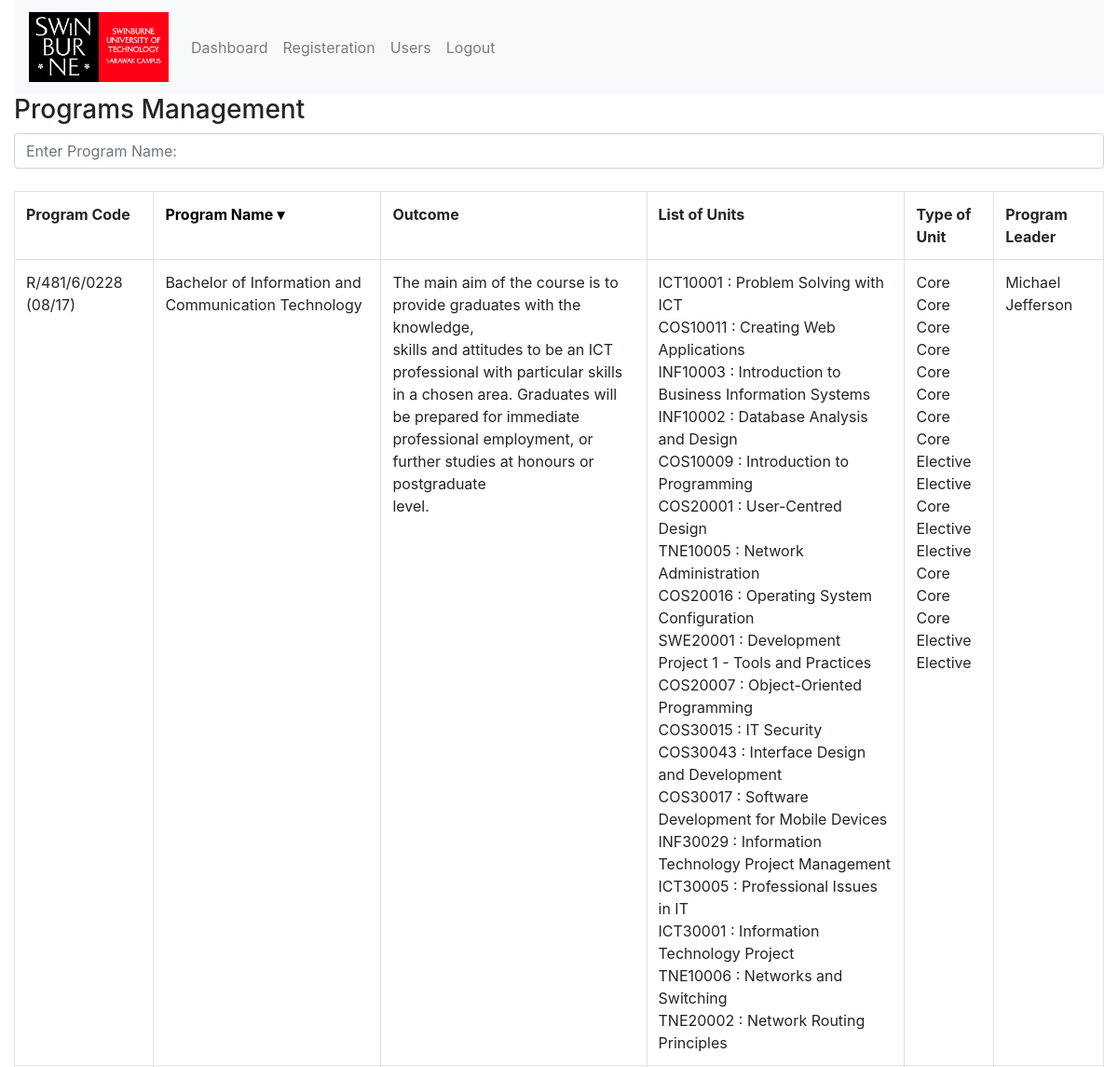
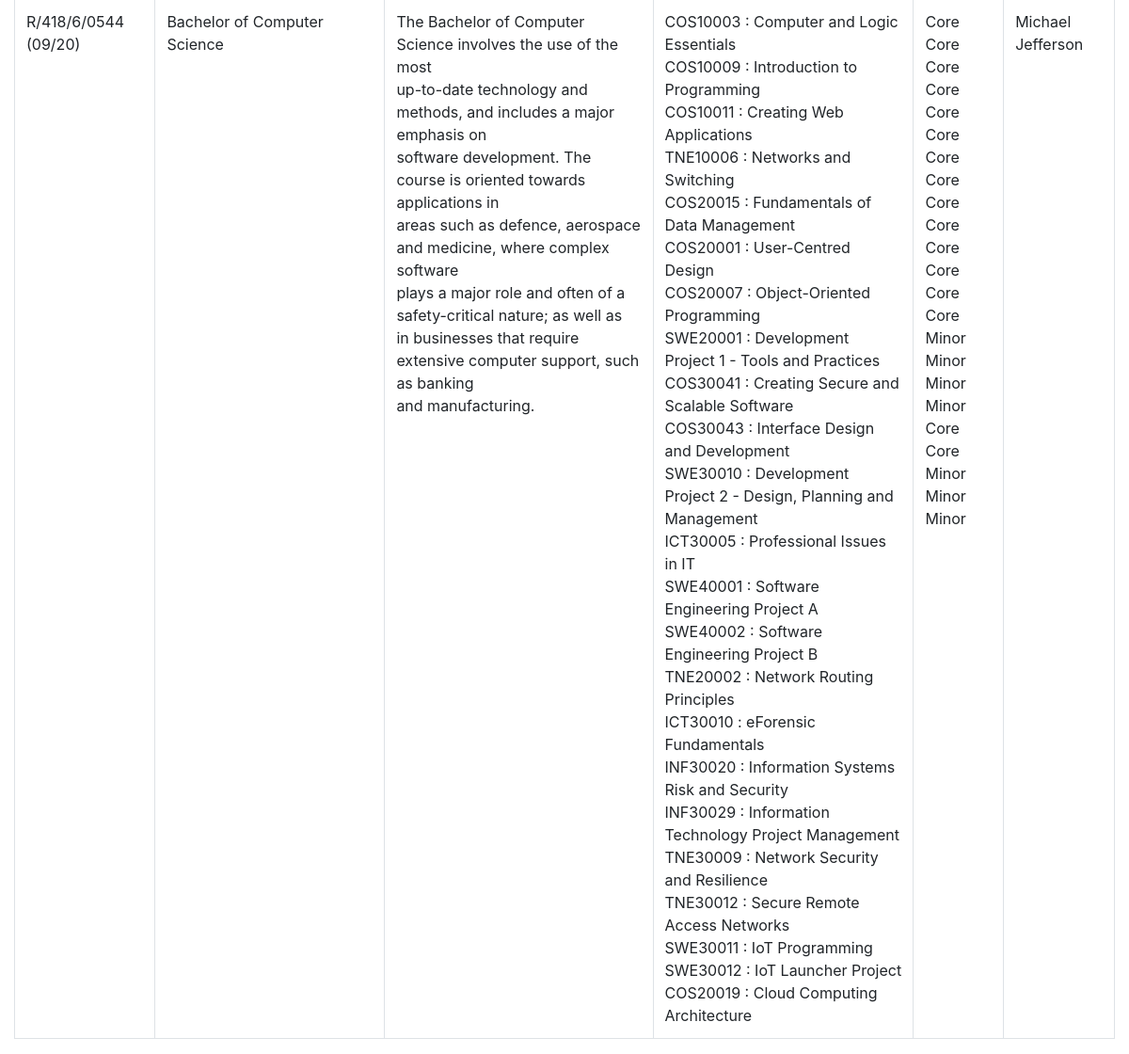
/program.php (signed in), run on the app's committed database (2 pictures, top to bottom).
### tables this page shows
CREATE TABLE `programs` (
  `pcode` varchar(255) NOT NULL,
  `pname` text,
  `outcome` text,
  `ProgramLeader` varchar(255) NOT NULL
);

CREATE TABLE `program_units` (
  `pCode` varchar(255) DEFAULT NULL,
  `unitName` text NOT NULL,
  `unitType` text
);

### program.php (the view, shortened to what this page needs)
<?php
include 'navbar.php';
?>
    <!DOCTYPE html>
    <html lang="en">
    <head>
    </head>
    <body class="container-fluid">
        <h3>Programs Management</h3>
        <input type="text" id="search" onkeyup="search()" placeholder="Enter Program Name:" class="form-control"><br>
        <?php
        if(isset($_SESSION["email"])){
        $sql = "SELECT programs.pcode, programs.pname,programs.outcome,programs.ProgramLeader,program_units.unitName,program_units.unitType FROM programs INNER JOIN program_units ON program_units.pCode = programs.pcode";
        $query = mysqli_query($conn,$sql);
        echo'<table class="table table-bordered" id="userTable">';
        echo'<th>Program Code</th>';
        echo'<th onclick="sortTable(0)"><a href="#" title="Click to sort by Program Name" style="color:black">Program Name &#x25BE;</a></th>';
        echo'<th>Outcome</th>';
        echo'<th>List of Units</th>';
        echo'<th>Type of Unit</th>';
        echo'<th>Program Leader</th>';
         while($row = mysqli_fetch_array($query)){
        $programCode = $row['pcode'];
        $programName = $row['pname'];
        $outcome = $row['outcome'];
        $unit = $row['unitName'];
        $pLeader = $row['ProgramLeader'];
        $type = $row['unitType'];
        echo'<tr>';
        echo"<td>$programCode</td>";
        echo"<td>$programName</td>";
        echo"<td>".wordwrap($outcome,70,'<br>')."</td>";
        echo"<td>".$unit."</td>";
        echo"<td>".$type."</td>";
        echo"<td>$pLeader</td>";
        echo'</tr>';
        }
        echo'</table>';
    }else{
        header("Location:login.php");
    }
        ?>
    </body>
    </html>

### navbar.php (shortened to what this page needs)
<?php
echo'<!--
Author-Name:Khaled ELKarazle
Author-ID:100074076
-->
<!DOCTYPE html>
<html lang="en">
<head>
    <meta charset="UTF-8">
    <meta name="viewport" content="width=device-width, initial-scale=1.0">
    <meta http-equiv="X-UA-Compatible" content="ie=edge">
    <link rel="stylesheet" href="https://maxcdn.bootstrapcdn.com/bootstrap/4.0.0/css/bootstrap.min.css">
    <script src="https://code.jquery.com/jquery-3.2.1.slim.min.js"></script>
    <script src="https://cdnjs.cloudflare.com/ajax/libs/popper.js/1.12.9/umd/popper.min.js"></script>
    <script src="https://maxcdn.bootstrapcdn.com/bootstrap/4.0.0/js/bootstrap.min.js"></script>
    <link rel="stylesheet" type="text/css" href="style.css">
</head>';
echo'<nav class="navbar navbar-expand-lg navbar-light bg-light">
        <button class="navbar-toggler" type="button" data-toggle="collapse" data-target="#navbarNavAltMarkup" aria-controls="navbarNavAltMarkup" aria-expanded="false" aria-label="Toggle navigation">
    <span class="navbar-toggler-icon"></span>
  </button>
        <a class="navbar-brand">
    <img src="SUTS_logo(red).jpg" width="150">
    </a>
        <div class="collapse navbar-collapse" id="navbarNavAltMarkup">
            <div class="navbar-nav">';
                echo'<a class="nav-item nav-link" href="dashboard.php">Dashboard</a>';
                    if($_SESSION['role'] == 'System Administrator' || $_SESSION['role'] =='Program Leader'){
                    echo'<a class="nav-item nav-link" href="register.php">Registeration';
                    echo'<a class="nav-item nav-link" href="user.php">Users';
                    }else{
                        echo ' ';
                    }
                   echo' <a class="nav-item nav-link" href="logout.php">Logout</a>
            </div>
        </div>
    </nav>';
?>

### data on the page
programs: pcode "R/481/6/0228 (08/17)", pname "Bachelor of Information and Communication Technology", outcome "The main aim of the course is to provide graduates with the knowledge, skills and attitudes to be an ICT professional with particular skills in a chosen area. Graduates will be prepared for immediate professional employment, or further studies at honours or postgraduate level.", program_units.unitName "ICT10001 : Problem Solving with ICT COS10011 : Creating Web Applications INF10003 : Introduction to Business Information Systems INF10002 : Database Analysis and Design COS10009 : Introduction to Programming COS20001 : User-Centred Design TNE10005 : Network Administration COS20016 : Operating System Configuration SWE20001 : Development Project 1 - Tools and Practices COS20007 : Object-Oriented Programming COS30015 : IT Security COS30043 : Interface Design and Development COS30017 : Software Development for Mobile Devices INF30029 : Information Technology Project Management ICT30005 : Professional Issues in IT ICT30001 : Information Technology Project TNE10006 : Networks and Switching…", program_units.unitType "Core Core Core Core Core Core Core Core Elective Elective Core Elective Elective Core Core Core Elective Elective", ProgramLeader "Michael Jefferson"
programs: pcode "R/418/6/0544 (09/20)", pname "Bachelor of Computer Science", outcome "The Bachelor of Computer Science involves the use of the most up-to-date technology and methods, and includes a major emphasis on software development. The course is oriented towards applications in areas such as defence, aerospace and medicine, where complex software plays a major role and often of a safety-critical nature; as well as in businesses that require extensive computer support, such as banking and manufacturing.", program_units.unitName "COS10003 : Computer and Logic Essentials COS10009 : Introduction to Programming COS10011 : Creating Web Applications TNE10006 : Networks and Switching COS20015 : Fundamentals of Data Management COS20001 : User-Centred Design COS20007 : Object-Oriented Programming SWE20001 : Development Project 1 - Tools and Practices COS30041 : Creating Secure and Scalable Software COS30043 : Interface Design and Development SWE30010 : Development Project 2 - Design, Planning and Management ICT30005 : Professional Issues in IT SWE40001 : Software Engineering Project A SWE40002 : Software Engineering Project B TNE20002 : Network Routing Principles ICT30010 : eForensic Fundamentals INF30020 : Information…", program_units.unitType "Core Core Core Core Core Core Core Core Core Core Core Core Core Core Minor Minor Minor Minor Core Core Minor Minor Minor", ProgramLeader "Michael Jefferson"
